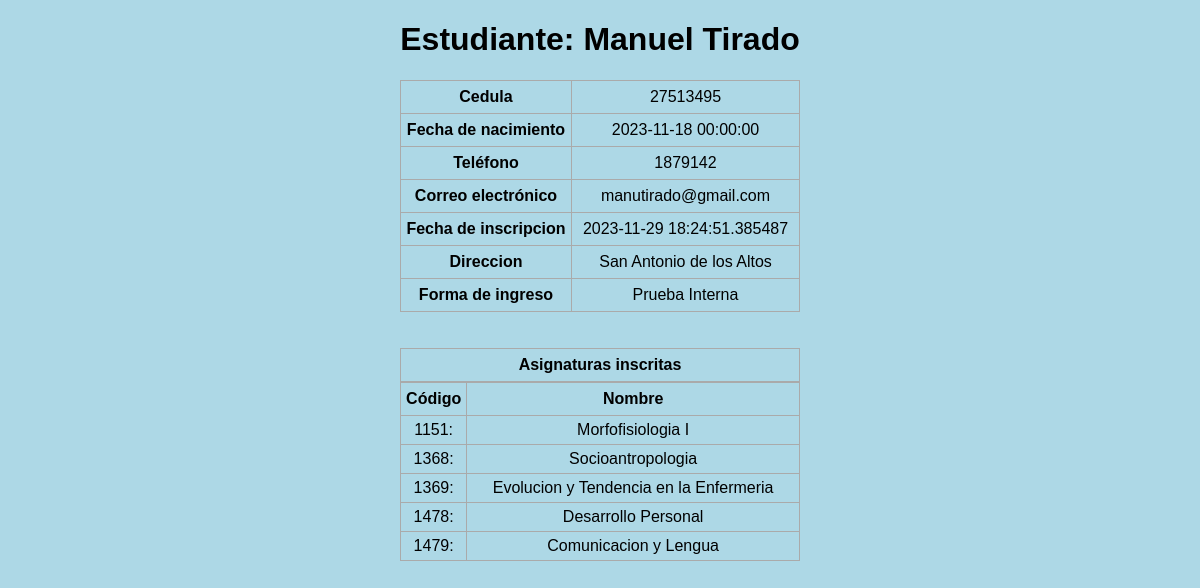
Screenshot of /info_estudiante/1 with the database file from the repository.
### inscripcion.py (models this page shows, shortened)
class Estudiante(db.Model):
    cod_estudiante = db.Column(db.Integer, primary_key=True, autoincrement=True)
    nombre = db.Column(db.String(200), nullable=False)
    cedula = db.Column(db.Integer)
    nacimiento = db.Column(db.DateTime)
    telefono = db.Column(db.Integer)
    correo = db.Column(db.String(200), nullable=False)
    fecha_inscripcion = db.Column(db.DateTime, default=datetime.utcnow)
    direccion = db.Column(db.String(200), nullable=False)
    forma_ingreso = db.Column(db.String(200), nullable=False)

class Asignatura(db.Model):
    cod_asig = db.Column(db.Integer, primary_key=True)
    nombre = db.Column(db.String(200), nullable=False)
    unidad_creditos = db.Column(db.Integer)

### inscripcion.py (the view)
@app.route('/info_estudiante/<int:id>', methods=['GET', 'POST'])
def info_estudiante(id):
    estudiante = Estudiante.query.get_or_404(id)
    cursando = Cursando.query.filter_by(cod_estudiante=estudiante.cod_estudiante).all()
    codigos_asignaturas = [curso.cod_asig for curso in cursando]
    asignaturas = Asignatura.query.filter(Asignatura.cod_asig.in_(codigos_asignaturas)).all()
    if request.method == 'POST':
        pass
    else:
        return render_template('info_estudiante.html', asignaturas=asignaturas, estudiante=estudiante)

### templates/info_estudiante.html (shortened to what this page needs)
{% extends 'base.html' %}
{% block body %}
<div class="content">
    <h1 style="text-align: center">Estudiante: {{estudiante.nombre}}</h1>
    <table>
        <tr>
            <th>Cedula</th>
            <td>{{estudiante.cedula}}</td>
        </tr>
        <tr>
            <th>Fecha de nacimiento</th>
            <td>{{estudiante.nacimiento}}</td>
        </tr>
        <tr>
            <th>Teléfono</th>
            <td>{{estudiante.telefono}}</td>
        </tr>
        <tr>
            <th>Correo electrónico</th>
            <td>{{estudiante.correo}}</td>
        </tr>
        <tr>
            <th>Fecha de inscripcion</th>
            <td>{{estudiante.fecha_inscripcion}}</td>
        </tr>
        <tr>
            <th>Direccion</th>
            <td>{{estudiante.direccion}}</td>
        </tr>
        <tr>
            <th>Forma de ingreso</th>
            <td>{{estudiante.forma_ingreso}}</td>
        </tr>
    </table>
    <br>
    <br>
    <table>
        <tr>
            <th>Asignaturas inscritas</th>
        </tr>
    </table>
    <table>
        <tr>
            <th>Código</th> <th>Nombre</th>
        </tr>
        {% for asignatura in asignaturas %}
        <tr>
            <td>{{asignatura.cod_asig}}:</td>
            <td>{{asignatura.nombre}}</td>
        </tr>
        {% endfor%}
    </table>
</div>
{% endblock %}

### static/css/main.css (style rules this page uses)
body, html { margin: 0; font-family: sans-serif; background-color: lightblue; }
.content { margin: 0 auto; width: 400px; }
table, td, th { border: 1px solid #aaa; }
table { border-collapse: collapse; width: 100%; }
th { height: 30px; }
td { text-align: center; padding: 5px; }

### rows the page displays
Estudiante: nombre "Manuel Tirado", cedula "27513495", nacimiento "2023-11-18 00:00:00", telefono "1879142", correo "manutirado@gmail.com", fecha_inscripcion "2023-11-29 18:24:51.385487", direccion "San Antonio de los Altos", forma_ingreso "Prueba Interna"
Asignatura: cod_asig "1151", nombre "Morfofisiologia I"
Asignatura: cod_asig "1368", nombre "Socioantropologia"
Asignatura: cod_asig "1369", nombre "Evolucion y Tendencia en la Enfermeria"
Asignatura: cod_asig "1478", nombre "Desarrollo Personal"
Asignatura: cod_asig "1479", nombre "Comunicacion y Lengua"
